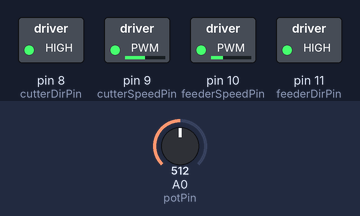
Bench run of a sketch on a simulated Arduino Uno, built with avr-gcc and run on an emulated ATmega328P. Shown: switched loads named in the sketch (green lamp = pin HIGH). The inputs (shaded band) are chosen by the test bench; at power-on: A0 (potPin) = 512.

Above: at 1.2 s.
1.3 s: A0 (potPin) set to 716
At 2.4 s:
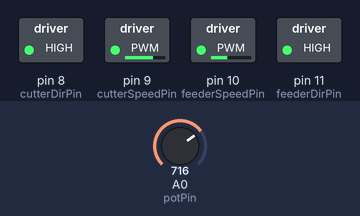
2.8 s: A0 (potPin) set to 900
At 3.5 s:
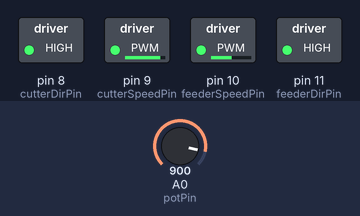
4.3 s: A0 (potPin) set to 306
At 4.7 s:
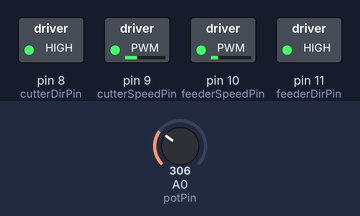
5.8 s: A0 (potPin) set to 245
At 7.0 s:
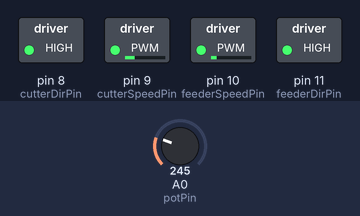
7.3 s: A0 (potPin) set to 0
At 8.2 s:
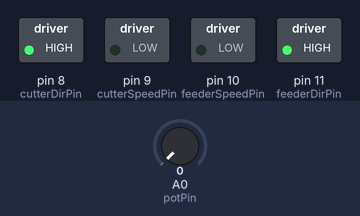
Timing chart, 0 to 9.8 s (numbered marks = the images above; inputs shaded):
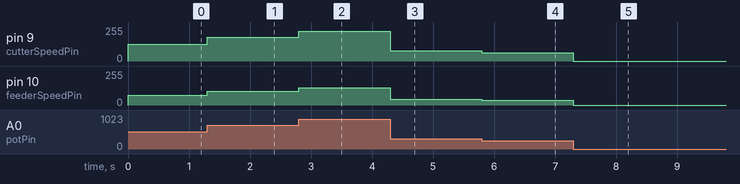

The sketch:

arduino_design_pelletizer_project1.ino
```cpp
/**
 * @file MotorController.ino
 * @brief Controls a cutter motor and a feeder gearmotor based on potentiometer input.
 * * The script reads an analog value from a potentiometer and scales it to set
 * proportional PWM speeds for two separate motors. The feeder motor is capped
 * at a lower maximum speed relative to the cutter motor to prevent jamming.
 */

// --- Hardware Pin Definitions ---
// Potentiometer Input
const int potPin = A0;

// Cutter (DC Motor) Pins - L298N Left Side
const int cutterSpeedPin = 9;  // Enable Pin (PWM)
const int cutterDirPin = 8;    // Input 1 Pin (Direction)

// Feeder (Yellow Gearmotor) Pins - L298N Right Side
const int feederSpeedPin = 10; // Enable Pin (PWM)
const int feederDirPin = 11;   // Input 3 Pin (Direction)

// --- Configuration Constants ---
const int MAX_ANALOG_READ = 1023; // Maximum 10-bit ADC value from potentiometer
const int MAX_CUTTER_SPEED = 255; // Maximum 8-bit PWM value for high-speed chopping
const int MAX_FEEDER_SPEED = 150; // Capped PWM value so it feeds slower than the cutter chops

void setup() {
  // Initialize motor control pins as outputs
  pinMode(cutterSpeedPin, OUTPUT);
  pinMode(cutterDirPin, OUTPUT);
  pinMode(feederSpeedPin, OUTPUT);
  pinMode(feederDirPin, OUTPUT);

  // Lock both motors to spin in the forward direction
  digitalWrite(cutterDirPin, HIGH);
  digitalWrite(feederDirPin, HIGH);
}

void loop() {
  // 1. Read the current potentiometer position
  int potValue = analogRead(potPin);

  // 2. Update motor speeds based on the reading
  updateMotorSpeeds(potValue);
}

/**
 * @brief Maps the potentiometer value to motor speeds and updates the hardware.
 * * @param potReading The raw analog reading from the potentiometer (0 - MAX_ANALOG_READ).
 */
void updateMotorSpeeds(int potReading) {
  // Calculate and set Cutter Speed
  int cutterSpeed = map(potReading, 0, MAX_ANALOG_READ, 0, MAX_CUTTER_SPEED);
  analogWrite(cutterSpeedPin, cutterSpeed);

  // Calculate and set Feeder Speed
  int feederSpeed = map(potReading, 0, MAX_ANALOG_READ, 0, MAX_FEEDER_SPEED);
  analogWrite(feederSpeedPin, feederSpeed);
}
```

Measured:
- after the input at 1.3 s, pin 9 (cutterSpeedPin): 127/255 → 178/255 at once; pin 10 (feederSpeedPin): 75/255 → 104/255 at once
- after the input at 2.8 s, pin 9 (cutterSpeedPin): 178/255 → 224/255 at once; pin 10 (feederSpeedPin): 104/255 → 131/255 at once
- after the input at 4.3 s, pin 9 (cutterSpeedPin): 224/255 → 76/255 at once; pin 10 (feederSpeedPin): 131/255 → 44/255 at once
- after the input at 5.8 s, pin 9 (cutterSpeedPin): 76/255 → 61/255 at once; pin 10 (feederSpeedPin): 44/255 → 35/255 at once
- after the input at 7.3 s, pin 9 (cutterSpeedPin): 61/255 → 0/255 at once; pin 10 (feederSpeedPin): 35/255 → 0/255 at once
